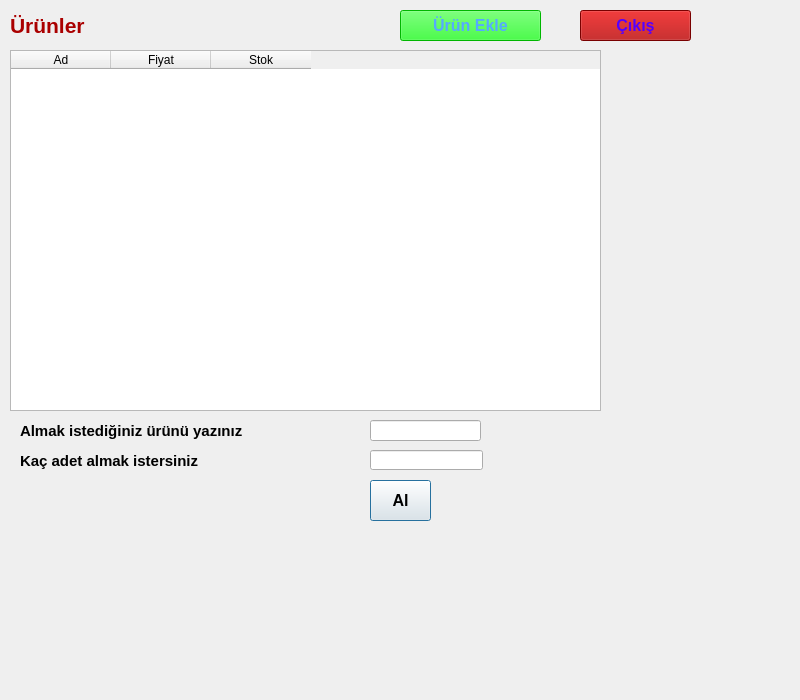
<?xml version="1.0" encoding="UTF-8"?>
<ui version="4.0">
 <class>Dialog</class>
 <widget class="QDialog" name="Dialog">
  <property name="geometry">
   <rect>
    <x>0</x>
    <y>0</y>
    <width>800</width>
    <height>700</height>
   </rect>
  </property>
  <property name="windowTitle">
   <string>Dialog</string>
  </property>
  <widget class="QTableWidget" name="tableWidget">
   <property name="geometry">
    <rect>
     <x>10</x>
     <y>50</y>
     <width>591</width>
     <height>361</height>
    </rect>
   </property>
   <column>
    <property name="text">
     <string>Ad</string>
    </property>
   </column>
   <column>
    <property name="text">
     <string>Fiyat</string>
    </property>
   </column>
   <column>
    <property name="text">
     <string>Stok</string>
    </property>
   </column>
  </widget>
  <widget class="QLabel" name="label">
   <property name="geometry">
    <rect>
     <x>10</x>
     <y>10</y>
     <width>321</width>
     <height>31</height>
    </rect>
   </property>
   <property name="font">
    <font>
     <pointsize>16</pointsize>
     <weight>75</weight>
     <bold>true</bold>
    </font>
   </property>
   <property name="styleSheet">
    <string notr="true">color: rgb(170, 0, 0);</string>
   </property>
   <property name="text">
    <string>Ürünler</string>
   </property>
  </widget>
  <widget class="QLineEdit" name="txturun">
   <property name="geometry">
    <rect>
     <x>370</x>
     <y>420</y>
     <width>111</width>
     <height>21</height>
    </rect>
   </property>
  </widget>
  <widget class="QLineEdit" name="txtkac">
   <property name="geometry">
    <rect>
     <x>370</x>
     <y>450</y>
     <width>113</width>
     <height>20</height>
    </rect>
   </property>
  </widget>
  <widget class="QLabel" name="label_2">
   <property name="geometry">
    <rect>
     <x>20</x>
     <y>420</y>
     <width>321</width>
     <height>21</height>
    </rect>
   </property>
   <property name="font">
    <font>
     <pointsize>11</pointsize>
     <weight>75</weight>
     <bold>true</bold>
    </font>
   </property>
   <property name="text">
    <string>Almak istediğiniz ürünü yazınız</string>
   </property>
  </widget>
  <widget class="QLabel" name="label_3">
   <property name="geometry">
    <rect>
     <x>20</x>
     <y>450</y>
     <width>321</width>
     <height>21</height>
    </rect>
   </property>
   <property name="font">
    <font>
     <pointsize>11</pointsize>
     <weight>75</weight>
     <bold>true</bold>
    </font>
   </property>
   <property name="text">
    <string>Kaç adet almak istersiniz</string>
   </property>
  </widget>
  <widget class="QPushButton" name="btnAl">
   <property name="geometry">
    <rect>
     <x>370</x>
     <y>480</y>
     <width>61</width>
     <height>41</height>
    </rect>
   </property>
   <property name="font">
    <font>
     <pointsize>12</pointsize>
     <weight>75</weight>
     <bold>true</bold>
    </font>
   </property>
   <property name="text">
    <string>Al</string>
   </property>
  </widget>
  <widget class="QLabel" name="lblsonuc">
   <property name="geometry">
    <rect>
     <x>500</x>
     <y>420</y>
     <width>181</width>
     <height>71</height>
    </rect>
   </property>
   <property name="font">
    <font>
     <pointsize>10</pointsize>
     <weight>75</weight>
     <bold>true</bold>
    </font>
   </property>
   <property name="text">
    <string/>
   </property>
  </widget>
  <widget class="QPushButton" name="btncikis">
   <property name="geometry">
    <rect>
     <x>580</x>
     <y>10</y>
     <width>111</width>
     <height>31</height>
    </rect>
   </property>
   <property name="font">
    <font>
     <pointsize>12</pointsize>
     <weight>75</weight>
     <bold>true</bold>
    </font>
   </property>
   <property name="styleSheet">
    <string notr="true">color: rgb(85, 0, 255);
background-color: rgb(170, 0, 0);</string>
   </property>
   <property name="text">
    <string>Çıkış</string>
   </property>
  </widget>
  <widget class="QPushButton" name="btnekle">
   <property name="geometry">
    <rect>
     <x>400</x>
     <y>10</y>
     <width>141</width>
     <height>31</height>
    </rect>
   </property>
   <property name="font">
    <font>
     <pointsize>12</pointsize>
     <weight>75</weight>
     <bold>true</bold>
    </font>
   </property>
   <property name="styleSheet">
    <string notr="true">background-color: rgb(0, 255, 0);
color: rgb(85, 170, 255);</string>
   </property>
   <property name="text">
    <string>Ürün Ekle</string>
   </property>
  </widget>
 </widget>
 <resources/>
 <connections/>
</ui>
